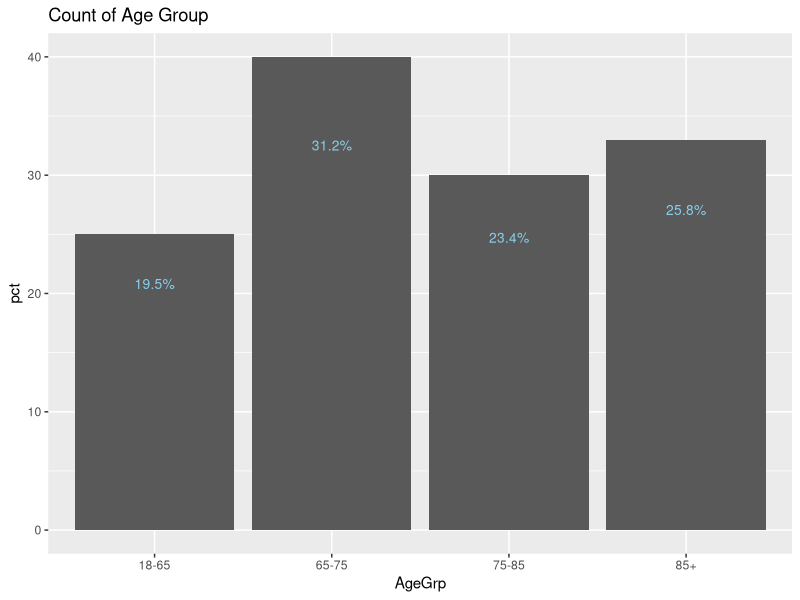

Source code (R): (Note: this script raises an error after producing the figure.)
library(dplyr)
library(ggplot2)

ID <- sample(1:32, 128, replace = TRUE)
AgeGrp <- sample(c("18-65", "65-75", "75-85", "85+"), 128, replace = TRUE)
ID <- factor(ID)
AgeGrp <- factor(AgeGrp)
data <- data_frame(ID, AgeGrp)
data
#################################################################################
plotstats <-                     
  data %>%                    
  group_by(AgeGrp) %>%                
  summarise(count = n()) %>% 
  mutate(pct = count/sum(count)*100)  

age_plot <-                 
  ggplot(data,aes(x = AgeGrp)) +
  geom_bar() + 
  geom_text(data = plotstats, aes(label=paste0(round(pct,1),"%"), #Add labels from above
                                      y=pct), size=3.5, vjust = -1, colour = "sky blue") +
  ggtitle("Count of Age Group")
age_plot

###############################################################################
basic_plot <- function(df, x){
  
  plotstats <-
    df %>%
    group_by_(x) %>%               
    summarise_(count = ~n()) %>%
    mutate_(pct = ~count/sum(count)*100)
  
  plot <-                   
    ggplot(df,aes_(x = x)) +
    geom_bar() + 
    geom_text(data = plotstats, aes(label=paste0(round(pct,1),"%"),
                                        y=pct), size=3.5, vjust = -1, colour = "sky blue")
  
  plot

}

facet_plot(hmcare2010, quote(AgeGRP), quote(HCclient))


basic_plot(data, quote(AgeGrp))
###############################################################################
facet_plot <- function(df, x, y){
  
  plotstats <-                   
    df %>%
    group_by_(y, x) %>%         
    summarise_(count = ~n()) %>%
    mutate_(pct = ~count/sum(count)*100)
  
  plot <-            
    ggplot(df,aes_(x = x)) +
    geom_bar() + 
    facet_wrap(y) +
    geom_text(data = plotstats, aes(label=paste0(round(pct,1),"%"),
                                    y=pct), size=3.5, vjust = -1, colour = "sky blue")
  plot
  
}

facet_plot(hmcare2010, quote(AgeGRP), quote(HCclient))
###################################################################################

#Need to think about this one. 

order <-                               
  AgeGRP10stats_byLA %>%
  arrange(AgeGRP, -pct)
ordered_LAs <- ordered_age$LAcode[97:128]  

age_plot_stacked_age_LA <-
  ggplot(ordered_age, aes(x = LAcode, y = pct, fill = AgeGRP)) +
  geom_col(position = "stack") +
  scale_x_discrete(limits = ordered_LAs) +   
  theme(axis.text.x = element_text(angle = 45, size = 10, hjust = 1)) +
  ggtitle("Stacked proportions AgeGRP 2010 ordered by proportion of 85+") +
  xlab("Local Authority") +
  ylab("Perecentage receiving homecare")
age_plot_stacked_age_LA

#################################################################################

###NSE
basic_plot <- function(df, x){
  
  plotstats <-
    df %>%
    group_by(x) %>%               
    summarise(count = n()) %>%
    mutate(pct = count/sum(count)*100)
  
  plot <-                   
    ggplot(df,aes(x = x)) +
    geom_bar() + 
    geom_text(data = plotstats, aes(label=paste0(round(pct,1),"%"),
                                    y=pct), size=3.5, vjust = -1, colour = "sky blue")
  
  plot
  
}

basic_plot(data, quote(AgeGrp))